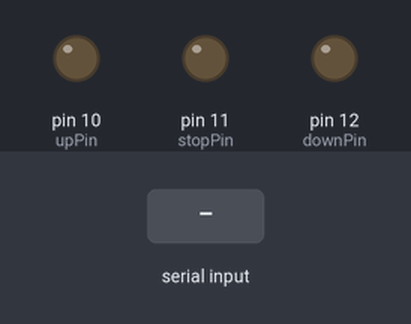
Bench run of a sketch on a simulated Arduino Uno, built with avr-gcc and run on an emulated ATmega328P. On the bench: output pins drawn as LEDs (lit = HIGH). The test bench sets the inputs (shaded band).

Above: at 1.2 s.
1.3 s: "1" received over the second serial link
At 1.42 s:
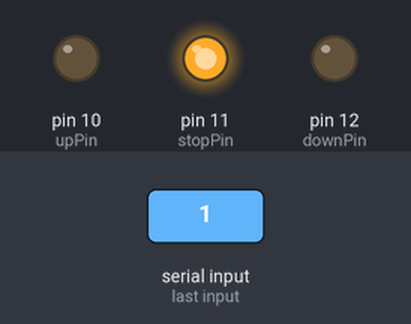
3.0 s: "0" received over the second serial link
At 3.12 s:
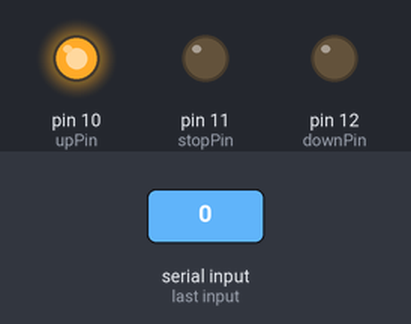
4.7 s: "2" received over the second serial link
At 4.82 s:
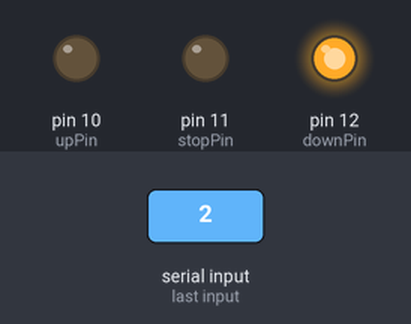
Timing chart, 0 to 7.7 s (numbered marks = the images above; inputs shaded):
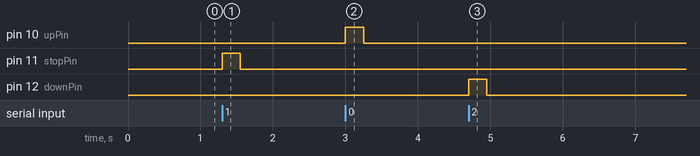

The sketch:

main.ino
```cpp
#include <SoftwareSerial.h>

const byte UP = 48;
const byte STOP = 49;
const byte DOWN = 50;

const byte rxPin = 8;
const byte txPin = 9;
const byte upPin = 10;
const byte stopPin = 11;
const byte downPin = 12;

byte data;

SoftwareSerial softSerial(rxPin, txPin);

void setup()
{
  softSerial.begin(9600);
  initRelay();
}

void loop()
{
  if(softSerial.available())
  {
    do
    {
      data = (byte)softSerial.read();
    }
    while(softSerial.available());
    switch (data)
    {
      case UP:
        trigSignal(upPin);
        break;
      case STOP:
        trigSignal(stopPin);
        break;
      case DOWN:
        trigSignal(downPin);
        break;
    }
  }
}

void initRelay()
{
  pinMode(upPin, OUTPUT);
  pinMode(stopPin, OUTPUT);
  pinMode(downPin, OUTPUT);
  digitalWrite(upPin, LOW);
  digitalWrite(stopPin, LOW);
  digitalWrite(downPin, LOW);
}

void trigSignal(byte pin)
{
  digitalWrite(pin, HIGH);
  delay(250);
  digitalWrite(pin, LOW);
}
```

Measured:
- after the input at 1.3 s, pin 11 (stopPin): LOW → HIGH at once, → LOW 0.25 s later
- after the input at 3.0 s, pin 10 (upPin): LOW → HIGH at once, → LOW 0.25 s later
- after the input at 4.7 s, pin 12 (downPin): LOW → HIGH at once, → LOW 0.25 s later
